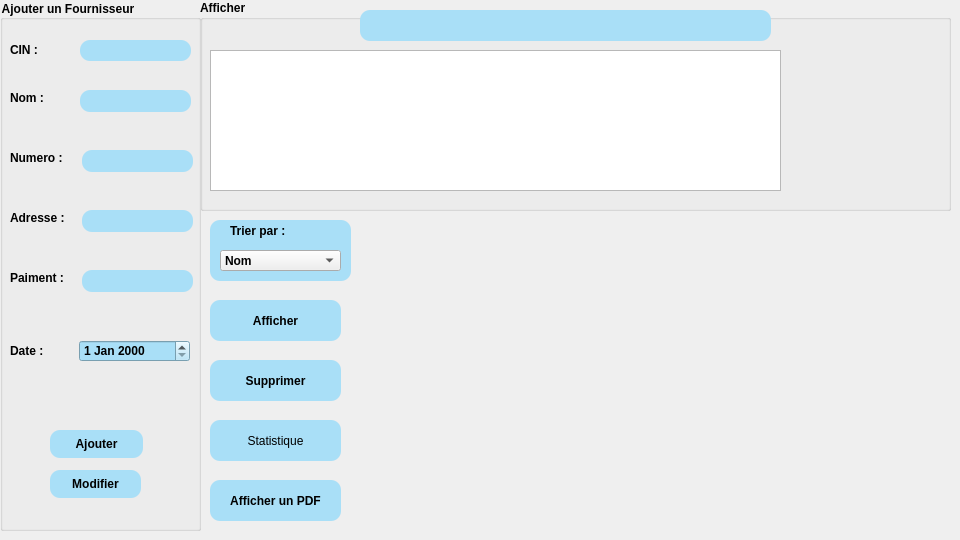
    <widget class="QWidget" name="tab_4">
     <property name="styleSheet">
      <string notr="true">#tab_4{
background-image:url(D:/Esprit/c++/projectC++/integration/Smart_Dry_Cleaner_2A2/image/BG.png);
}</string>
     </property>
     <attribute name="title">
      <string>Les Fournisseurs</string>
     </attribute>
     <widget class="QPushButton" name="pdf_aff">
      <property name="geometry">
       <rect>
        <x>210</x>
        <y>480</y>
        <width>131</width>
        <height>41</height>
       </rect>
      </property>
      <property name="font">
       <font>
        <pointsize>9</pointsize>
        <bold>true</bold>
       </font>
      </property>
      <property name="styleSheet">
       <string notr="true">background-color:rgb(169, 223, 247);
color:  rgb(0, 0, 0);
border-color: rgb(0, 129, 233);
border-radius:10px;</string>
      </property>
      <property name="text">
       <string>Afficher un PDF</string>
      </property>
     </widget>
     <widget class="QGroupBox" name="groupBox_6">
      <property name="geometry">
       <rect>
        <x>200</x>
        <y>0</y>
        <width>751</width>
        <height>211</height>
       </rect>
      </property>
      <property name="font">
       <font>
        <pointsize>9</pointsize>
        <italic>false</italic>
        <bold>true</bold>
       </font>
      </property>
      <property name="title">
       <string>Afficher</string>
      </property>
      <widget class="QTableView" name="tab_fournisseurs">
       <property name="geometry">
        <rect>
         <x>10</x>
         <y>50</y>
         <width>571</width>
         <height>141</height>
        </rect>
       </property>
      </widget>
      <widget class="QLineEdit" name="chercher">
       <property name="geometry">
        <rect>
         <x>160</x>
         <y>10</y>
         <width>411</width>
         <height>31</height>
        </rect>
       </property>
       <property name="styleSheet">
        <string notr="true">background-color: rgb(169,223,247);
color: rgb(0,0,0);
border-color: rgb(0, 129, 233);
border-radius:10px;</string>
       </property>
      </widget>
     </widget>
     <widget class="QGraphicsView" name="graphicsView_3">
      <property name="geometry">
       <rect>
        <x>210</x>
        <y>220</y>
        <width>141</width>
        <height>61</height>
       </rect>
      </property>
      <property name="styleSheet">
       <string notr="true">background-color:rgb(169, 223, 247);
color:  rgb(0, 0, 0);
border-color: rgb(0, 129, 233);
border-radius:10px;</string>
      </property>
     </widget>
     <widget class="QCustomPlot" name="customPlot" native="true">
      <property name="geometry">
       <rect>
        <x>360</x>
        <y>230</y>
        <width>421</width>
        <height>291</height>
       </rect>
      </property>
     </widget>
     <widget class="QPushButton" name="le_aff">
      <property name="geometry">
       <rect>
        <x>210</x>
        <y>300</y>
        <width>131</width>
        <height>41</height>
       </rect>
      </property>
      <property name="font">
       <font>
        <pointsize>9</pointsize>
        <bold>true</bold>
       </font>
      </property>
      <property name="styleSheet">
       <string notr="true">background-color:rgb(169, 223, 247);
color:  rgb(0, 0, 0);
border-color: rgb(0, 129, 233);
border-radius:10px;</string>
      </property>
      <property name="text">
       <string>Afficher</string>
      </property>
     </widget>
     <widget class="QGroupBox" name="groupBox_10">
      <property name="geometry">
       <rect>
        <x>0</x>
        <y>0</y>
        <width>201</width>
        <height>531</height>
       </rect>
      </property>
      <property name="font">
       <font>
        <pointsize>9</pointsize>
        <bold>true</bold>
       </font>
      </property>
      <property name="styleSheet">
       <string notr="true">color:  rgb(0, 0, 0);</string>
      </property>
      <property name="title">
       <string>Ajouter un Fournisseur</string>
      </property>
      <property name="flat">
       <bool>false</bool>
      </property>
      <widget class="QLabel" name="label_18">
       <property name="geometry">
        <rect>
         <x>10</x>
         <y>40</y>
         <width>56</width>
         <height>20</height>
        </rect>
       </property>
       <property name="font">
        <font>
         <bold>true</bold>
        </font>
       </property>
       <property name="styleSheet">
        <string notr="true">color:  rgb(0, 0, 0);
</string>
       </property>
       <property name="text">
        <string>CIN :</string>
       </property>
      </widget>
      <widget class="QLineEdit" name="le_cin">
       <property name="geometry">
        <rect>
         <x>80</x>
         <y>40</y>
         <width>111</width>
         <height>21</height>
        </rect>
       </property>
       <property name="styleSheet">
        <string notr="true">background-color:rgb(169, 223, 247);
color:  rgb(0, 0, 0);
border-color: rgb(0, 129, 233);
border-radius:10px;</string>
       </property>
      </widget>
      <widget class="QLabel" name="label_19">
       <property name="geometry">
        <rect>
         <x>10</x>
         <y>90</y>
         <width>56</width>
         <height>16</height>
        </rect>
       </property>
       <property name="font">
        <font>
         <bold>true</bold>
        </font>
       </property>
       <property name="styleSheet">
        <string notr="true">color:  rgb(0, 0, 0);</string>
       </property>
       <property name="text">
        <string>Nom :</string>
       </property>
      </widget>
      <widget class="QLineEdit" name="le_nom">
       <property name="geometry">
        <rect>
         <x>80</x>
         <y>90</y>
         <width>111</width>
         <height>22</height>
        </rect>
       </property>
       <property name="styleSheet">
        <string notr="true">background-color:rgb(169, 223, 247);
color:  rgb(0, 0, 0);
border-color: rgb(0, 129, 233);
border-radius:10px;</string>
       </property>
      </widget>
      <widget class="QLabel" name="label_20">
       <property name="geometry">
        <rect>
         <x>10</x>
         <y>150</y>
         <width>71</width>
         <height>16</height>
        </rect>
       </property>
       <property name="font">
        <font>
         <bold>true</bold>
        </font>
       </property>
       <property name="styleSheet">
        <string notr="true">color:  rgb(0, 0, 0);</string>
       </property>
       <property name="text">
        <string>Numero :</string>
       </property>
      </widget>
      <widget class="QLabel" name="label_21">
       <property name="geometry">
        <rect>
         <x>10</x>
         <y>210</y>
         <width>71</width>
         <height>16</height>
        </rect>
       </property>
       <property name="font">
        <font>
         <bold>true</bold>
        </font>
       </property>
       <property name="styleSheet">
        <string notr="true">color:  rgb(0, 0, 0);</string>
       </property>
       <property name="text">
        <string>Adresse :</string>
       </property>
      </widget>
      <widget class="QLabel" name="label_30">
       <property name="geometry">
        <rect>
         <x>10</x>
         <y>270</y>
         <width>71</width>
         <height>16</height>
        </rect>
       </property>
       <property name="font">
        <font>
         <bold>true</bold>
        </font>
       </property>
       <property name="styleSheet">
        <string notr="true">color:  rgb(0, 0, 0);</string>
       </property>
       <property name="text">
        <string>Paiment :</string>
       </property>
      </widget>
      <widget class="QLabel" name="label_31">
       <property name="geometry">
        <rect>
         <x>10</x>
         <y>340</y>
         <width>56</width>
         <height>21</height>
        </rect>
       </property>
       <property name="font">
        <font>
         <bold>true</bold>
        </font>
       </property>
       <property name="styleSheet">
        <string notr="true">color:  rgb(0, 0, 0);</string>
       </property>
       <property name="text">
        <string>Date :</string>
       </property>
      </widget>
      <widget class="QLineEdit" name="le_numero">
       <property name="geometry">
        <rect>
         <x>82</x>
         <y>150</y>
         <width>111</width>
         <height>22</height>
        </rect>
       </property>
       <property name="styleSheet">
        <string notr="true">background-color:rgb(169, 223, 247);
color:  rgb(0, 0, 0);
border-color: rgb(0, 129, 233);
border-radius:10px;</string>
       </property>
      </widget>
      <widget class="QLineEdit" name="le_adresse">
       <property name="geometry">
        <rect>
         <x>82</x>
         <y>210</y>
         <width>111</width>
         <height>22</height>
        </rect>
       </property>
       <property name="styleSheet">
        <string notr="true">background-color:rgb(169, 223, 247);
color:  rgb(0, 0, 0);
border-color: rgb(0, 129, 233);
border-radius:10px;</string>
       </property>
      </widget>
      <widget class="QLineEdit" name="le_paiment">
       <property name="geometry">
        <rect>
         <x>82</x>
         <y>270</y>
         <width>111</width>
         <height>22</height>
        </rect>
       </property>
       <property name="styleSheet">
        <string notr="true">background-color:rgb(169, 223, 247);
color:  rgb(0, 0, 0);
border-color: rgb(0, 129, 233);
border-radius:10px;</string>
       </property>
      </widget>
      <widget class="QDateEdit" name="le_date">
       <property name="geometry">
        <rect>
         <x>79</x>
         <y>340</y>
         <width>111</width>
         <height>22</height>
        </rect>
       </property>
       <property name="font">
        <font>
         <bold>true</bold>
        </font>
       </property>
       <property name="styleSheet">
        <string notr="true">background-color:rgb(169, 223, 247);
color:  rgb(0, 0, 0);
border-color: rgb(0, 129, 233);
</string>
       </property>
      </widget>
      <widget class="QPushButton" name="pb_ajouter">
       <property name="geometry">
        <rect>
         <x>50</x>
         <y>430</y>
         <width>93</width>
         <height>28</height>
        </rect>
       </property>
       <property name="font">
        <font>
         <italic>false</italic>
         <bold>true</bold>
         <underline>false</underline>
         <strikeout>false</strikeout>
        </font>
       </property>
       <property name="styleSheet">
        <string notr="true">background-color:rgb(169, 223, 247);
color:  rgb(0, 0, 0);
border-color: rgb(0, 129, 233);
border-radius:10px;</string>
       </property>
       <property name="text">
        <string>Ajouter</string>
       </property>
      </widget>
      <widget class="QPushButton" name="pb_modifier">
       <property name="geometry">
        <rect>
         <x>50</x>
         <y>470</y>
         <width>91</width>
         <height>28</height>
        </rect>
       </property>
       <property name="font">
        <font>
         <bold>true</bold>
        </font>
       </property>
       <property name="styleSheet">
        <string notr="true">background-color:rgb(169, 223, 247);
color:  rgb(0, 0, 0);
border-color: rgb(0, 129, 233);
border-radius:10px;</string>
       </property>
       <property name="text">
        <string>Modifier</string>
       </property>
      </widget>
     </widget>
     <widget class="QPushButton" name="pushButton_16">
      <property name="geometry">
       <rect>
        <x>210</x>
        <y>420</y>
        <width>131</width>
        <height>41</height>
       </rect>
      </property>
      <property name="styleSheet">
       <string notr="true">background-color:rgb(169, 223, 247);
color:  rgb(0, 0, 0);
border-color: rgb(0, 129, 233);
border-radius:10px;</string>
      </property>
      <property name="text">
       <string>Statistique</string>
      </property>
     </widget>
     <widget class="QLabel" name="label_32">
      <property name="geometry">
       <rect>
        <x>230</x>
        <y>210</y>
        <width>71</width>
        <height>41</height>
       </rect>
      </property>
      <property name="font">
       <font>
        <pointsize>9</pointsize>
        <italic>false</italic>
        <bold>true</bold>
       </font>
      </property>
      <property name="styleSheet">
       <string notr="true">color:  rgb(0, 0, 0);</string>
      </property>
      <property name="text">
       <string>Trier par :</string>
      </property>
     </widget>
     <widget class="QComboBox" name="pb_tri">
      <property name="geometry">
       <rect>
        <x>220</x>
        <y>250</y>
        <width>121</width>
        <height>21</height>
       </rect>
      </property>
      <property name="font">
       <font>
        <pointsize>9</pointsize>
        <bold>true</bold>
       </font>
      </property>
      <item>
       <property name="text">
        <string>Nom</string>
       </property>
      </item>
      <item>
       <property name="text">
        <string>Nombre d'achat</string>
       </property>
      </item>
      <item>
       <property name="text">
        <string>Date</string>
       </property>
      </item>
     </widget>
     <widget class="QPushButton" name="pb_supprimer">
      <property name="geometry">
       <rect>
        <x>210</x>
        <y>360</y>
        <width>131</width>
        <height>41</height>
       </rect>
      </property>
      <property name="font">
       <font>
        <pointsize>9</pointsize>
        <bold>true</bold>
       </font>
      </property>
      <property name="styleSheet">
       <string notr="true">color:  rgb(0, 0, 0);background-color:rgb(169, 223, 247);
color:  rgb(0, 0, 0);
border-color: rgb(0, 129, 233);
border-radius:10px;</string>
      </property>
      <property name="text">
       <string>Supprimer</string>
      </property>
     </widget>
    </widget>
